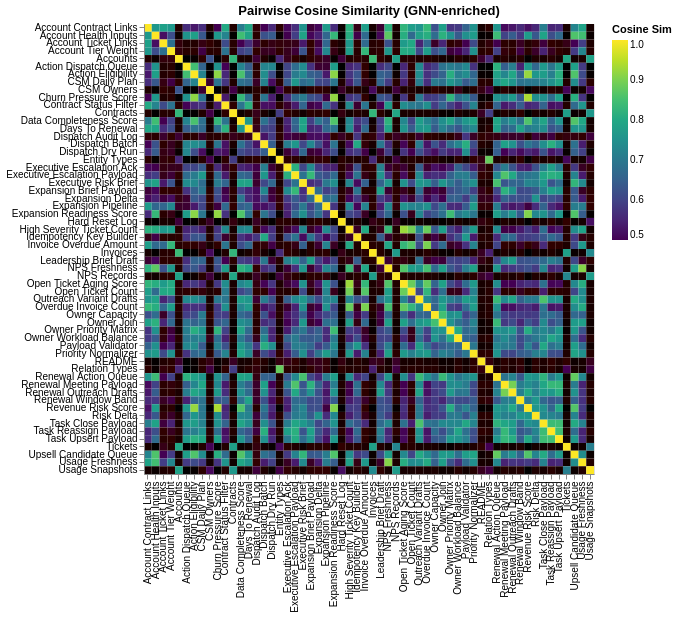

Notebook source saved alongside this figure:
### Code cell
// Pairwise similarity heatmap (GNN-enriched embeddings)
// Rebuild aligned arrays to avoid stale/reassigned globals across reruns.
const heatmapPairs = allNotes
  .filter((n) => Array.isArray(n.gnnEmbedding ?? n.embedding))
  .map((n) => ({
    name: n.name,
    emb: (n.gnnEmbedding ?? n.embedding!) as number[],
  }));

const heatmapData: Array<{noteA: string, noteB: string, similarity: number}> = [];
for (let i = 0; i < heatmapPairs.length; i++) {
  for (let j = 0; j < heatmapPairs.length; j++) {
    heatmapData.push({
      noteA: heatmapPairs[i].name,
      noteB: heatmapPairs[j].name,
      similarity: parseFloat(cosine(heatmapPairs[i].emb, heatmapPairs[j].emb).toFixed(4)),
    });
  }
}

const heatmapSpec = {
  "$schema": "https://vega.github.io/schema/vega-lite/v5.json",
  "title": "Pairwise Cosine Similarity (GNN-enriched)",
  "width": 450,
  "height": 450,
  "data": { "values": heatmapData },
  "mark": "rect",
  "encoding": {
    "x": { "field": "noteA", "type": "nominal", "title": null },
    "y": { "field": "noteB", "type": "nominal", "title": null },
    "color": {
      "field": "similarity", "type": "quantitative",
      "scale": { "scheme": "viridis", "domain": [0.5, 1.0] },
      "title": "Cosine Sim"
    },
    "tooltip": [{ "field": "noteA" }, { "field": "noteB" }, { "field": "similarity", "format": ".3f" }]
  }
};

await Deno.jupyter.display({ "application/vnd.vegalite.v5+json": heatmapSpec }, { raw: true });

### Figure 1 — Vega-Lite specification as saved in the notebook (floating-point values rounded to 4 significant figures; data arrays with more than 128 entries replaced by an {"elided": "..."} marker saying what was removed)
{"$schema": "https://vega.github.io/schema/vega-lite/v5.json", "data": {"values": {"elided": "3364 records"}}, "encoding": {"color": {"field": "similarity", "scale": {"domain": [0.5, 1], "scheme": "viridis"}, "title": "Cosine Sim", "type": "quantitative"}, "tooltip": [{"field": "noteA"}, {"field": "noteB"}, {"field": "similarity", "format": ".3f"}], "x": {"field": "noteA", "title": null, "type": "nominal"}, "y": {"field": "noteB", "title": null, "type": "nominal"}}, "height": 450, "mark": "rect", "title": "Pairwise Cosine Similarity (GNN-enriched)", "width": 450}
